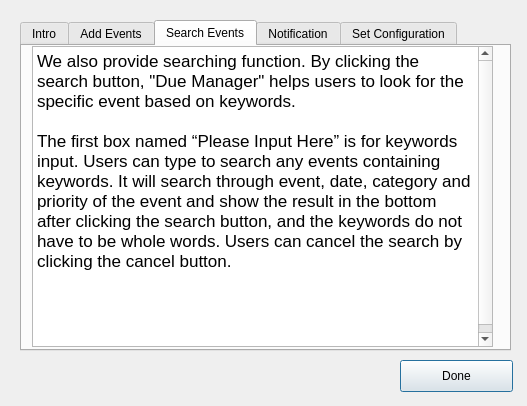
<?xml version="1.0" encoding="UTF-8"?>
<ui version="4.0">
 <class>intro</class>
 <widget class="QDialog" name="intro">
  <property name="geometry">
   <rect>
    <x>0</x>
    <y>0</y>
    <width>527</width>
    <height>406</height>
   </rect>
  </property>
  <property name="windowTitle">
   <string>Dialog</string>
  </property>
  <widget class="QPushButton" name="Done">
   <property name="geometry">
    <rect>
     <x>400</x>
     <y>360</y>
     <width>113</width>
     <height>32</height>
    </rect>
   </property>
   <property name="text">
    <string>Done</string>
   </property>
  </widget>
  <widget class="QTabWidget" name="tabWidget">
   <property name="geometry">
    <rect>
     <x>20</x>
     <y>20</y>
     <width>491</width>
     <height>331</height>
    </rect>
   </property>
   <property name="currentIndex">
    <number>2</number>
   </property>
   <widget class="QWidget" name="introduction">
    <attribute name="title">
     <string>Intro</string>
    </attribute>
    <widget class="QTextBrowser" name="textBrowser">
     <property name="geometry">
      <rect>
       <x>10</x>
       <y>0</y>
       <width>461</width>
       <height>251</height>
      </rect>
     </property>
     <property name="html">
      <string>&lt;!DOCTYPE HTML PUBLIC &quot;-//W3C//DTD HTML 4.0//EN&quot; &quot;http://www.w3.org/TR/REC-html40/strict.dtd&quot;&gt;
&lt;html&gt;&lt;head&gt;&lt;meta name=&quot;qrichtext&quot; content=&quot;1&quot; /&gt;&lt;style type=&quot;text/css&quot;&gt;
p, li { white-space: pre-wrap; }
&lt;/style&gt;&lt;/head&gt;&lt;body style=&quot; font-family:'.Helvetica Neue DeskInterface'; font-size:13pt; font-weight:400; font-style:normal;&quot;&gt;
&lt;p style=&quot; margin-top:0px; margin-bottom:0px; margin-left:0px; margin-right:0px; -qt-block-indent:0; text-indent:0px;&quot;&gt;&lt;span style=&quot; font-family:'.Lucida Grande UI';&quot;&gt;Welcome to Due Manager!&lt;/span&gt;&lt;/p&gt;
&lt;p style=&quot;-qt-paragraph-type:empty; margin-top:0px; margin-bottom:0px; margin-left:0px; margin-right:0px; -qt-block-indent:0; text-indent:0px; font-family:'.Lucida Grande UI';&quot;&gt;&lt;br /&gt;&lt;/p&gt;
&lt;p style=&quot; margin-top:0px; margin-bottom:0px; margin-left:0px; margin-right:0px; -qt-block-indent:0; text-indent:0px;&quot;&gt;&lt;span style=&quot; font-family:'.Lucida Grande UI';&quot;&gt;&amp;quot;Due Manager&amp;quot;(Mobile+) is a PC software to help people manage their time scientifically and keep &amp;quot;due&amp;quot; in mind. The core functions of Due Manager are Adding events, Search events, Notification and Calendar Customization. &lt;/span&gt;&lt;/p&gt;
&lt;p style=&quot;-qt-paragraph-type:empty; margin-top:0px; margin-bottom:0px; margin-left:0px; margin-right:0px; -qt-block-indent:0; text-indent:0px; font-family:'.Lucida Grande UI';&quot;&gt;&lt;br /&gt;&lt;/p&gt;
&lt;p style=&quot; margin-top:0px; margin-bottom:0px; margin-left:0px; margin-right:0px; -qt-block-indent:0; text-indent:0px;&quot;&gt;&lt;span style=&quot; font-family:'.Lucida Grande UI';&quot;&gt;&amp;quot;Due manager&amp;quot; fully considers users' habits, like when adding events, pressing enter has the same effect with clicking save button and it will ask users before they delete an event.&lt;/span&gt;&lt;/p&gt;
&lt;p style=&quot;-qt-paragraph-type:empty; margin-top:0px; margin-bottom:0px; margin-left:0px; margin-right:0px; -qt-block-indent:0; text-indent:0px; font-family:'.Lucida Grande UI';&quot;&gt;&lt;br /&gt;&lt;/p&gt;
&lt;p style=&quot; margin-top:0px; margin-bottom:0px; margin-left:0px; margin-right:0px; -qt-block-indent:0; text-indent:0px;&quot;&gt;&lt;img src=&quot;:/myimage/intro1.png&quot; /&gt;&lt;/p&gt;&lt;/body&gt;&lt;/html&gt;</string>
     </property>
    </widget>
   </widget>
   <widget class="QWidget" name="Add">
    <attribute name="title">
     <string>Add Events</string>
    </attribute>
    <widget class="QTextBrowser" name="textBrowser_2">
     <property name="geometry">
      <rect>
       <x>10</x>
       <y>1</y>
       <width>461</width>
       <height>311</height>
      </rect>
     </property>
     <property name="html">
      <string>&lt;!DOCTYPE HTML PUBLIC &quot;-//W3C//DTD HTML 4.0//EN&quot; &quot;http://www.w3.org/TR/REC-html40/strict.dtd&quot;&gt;
&lt;html&gt;&lt;head&gt;&lt;meta name=&quot;qrichtext&quot; content=&quot;1&quot; /&gt;&lt;style type=&quot;text/css&quot;&gt;
p, li { white-space: pre-wrap; }
&lt;/style&gt;&lt;/head&gt;&lt;body style=&quot; font-family:'.Helvetica Neue DeskInterface'; font-size:13pt; font-weight:400; font-style:normal;&quot;&gt;
&lt;p style=&quot; margin-top:0px; margin-bottom:0px; margin-left:0px; margin-right:0px; -qt-block-indent:0; text-indent:0px;&quot;&gt;&lt;span style=&quot; font-family:'Helvetica';&quot;&gt;We provide two options to add events. One is clicking the add button at the&lt;/span&gt;&lt;/p&gt;
&lt;p style=&quot; margin-top:0px; margin-bottom:0px; margin-left:0px; margin-right:0px; -qt-block-indent:0; text-indent:0px;&quot;&gt;&lt;span style=&quot; font-family:'Helvetica';&quot;&gt;bottom-right corner. The other one is double clicking any specific date on the calendar. Both options will generate a event-adding window shown as below. You might notice by clicking the date on calendar, customers don't have to choose dates for notification, it will automatically be set to the clicked date. &lt;/span&gt;&lt;/p&gt;
&lt;p style=&quot;-qt-paragraph-type:empty; margin-top:0px; margin-bottom:0px; margin-left:0px; margin-right:0px; -qt-block-indent:0; text-indent:0px; font-family:'Helvetica';&quot;&gt;&lt;br /&gt;&lt;/p&gt;
&lt;p style=&quot; margin-top:0px; margin-bottom:0px; margin-left:0px; margin-right:0px; -qt-block-indent:0; text-indent:0px;&quot;&gt;&lt;img src=&quot;:/myimage/intro2.png&quot; /&gt;&lt;/p&gt;&lt;/body&gt;&lt;/html&gt;</string>
     </property>
    </widget>
   </widget>
   <widget class="QWidget" name="Search">
    <attribute name="title">
     <string>Search Events</string>
    </attribute>
    <widget class="QTextBrowser" name="textBrowser_3">
     <property name="geometry">
      <rect>
       <x>10</x>
       <y>0</y>
       <width>461</width>
       <height>301</height>
      </rect>
     </property>
     <property name="html">
      <string>&lt;!DOCTYPE HTML PUBLIC &quot;-//W3C//DTD HTML 4.0//EN&quot; &quot;http://www.w3.org/TR/REC-html40/strict.dtd&quot;&gt;
&lt;html&gt;&lt;head&gt;&lt;meta name=&quot;qrichtext&quot; content=&quot;1&quot; /&gt;&lt;style type=&quot;text/css&quot;&gt;
p, li { white-space: pre-wrap; }
&lt;/style&gt;&lt;/head&gt;&lt;body style=&quot; font-family:'.Helvetica Neue DeskInterface'; font-size:13pt; font-weight:400; font-style:normal;&quot;&gt;
&lt;p style=&quot; margin-top:0px; margin-bottom:0px; margin-left:0px; margin-right:0px; -qt-block-indent:0; text-indent:0px;&quot;&gt;&lt;span style=&quot; font-family:'Helvetica';&quot;&gt;We also provide searching function. By clicking the search button, &amp;quot;Due Manager&amp;quot; helps users to look for the specific event based on keywords.&lt;/span&gt;&lt;span style=&quot; font-family:'.Lucida Grande UI';&quot;&gt; &lt;/span&gt;&lt;/p&gt;
&lt;p style=&quot;-qt-paragraph-type:empty; margin-top:0px; margin-bottom:0px; margin-left:0px; margin-right:0px; -qt-block-indent:0; text-indent:0px; font-family:'.Lucida Grande UI';&quot;&gt;&lt;br /&gt;&lt;/p&gt;
&lt;p style=&quot; margin-top:0px; margin-bottom:0px; margin-left:0px; margin-right:0px; -qt-block-indent:0; text-indent:0px;&quot;&gt;&lt;span style=&quot; font-family:'Helvetica';&quot;&gt;The first box named “Please Input Here” is for keywords input. Users can type to search any events containing keywords. It will search through event, date, category and priority of the event and show the result in the bottom after clicking the search button, and the keywords do not have to be whole words. Users can cancel the search by clicking the cancel button.&lt;/span&gt;&lt;/p&gt;
&lt;p style=&quot;-qt-paragraph-type:empty; margin-top:0px; margin-bottom:0px; margin-left:0px; margin-right:0px; -qt-block-indent:0; text-indent:0px; font-family:'Helvetica';&quot;&gt;&lt;br /&gt;&lt;/p&gt;
&lt;p style=&quot; margin-top:0px; margin-bottom:0px; margin-left:0px; margin-right:0px; -qt-block-indent:0; text-indent:0px;&quot;&gt;&lt;img src=&quot;:/myimage/intro3.png&quot; /&gt;&lt;/p&gt;
&lt;p style=&quot;-qt-paragraph-type:empty; margin-top:0px; margin-bottom:0px; margin-left:0px; margin-right:0px; -qt-block-indent:0; text-indent:0px; font-family:'.Lucida Grande UI';&quot;&gt;&lt;br /&gt;&lt;/p&gt;
&lt;p style=&quot;-qt-paragraph-type:empty; margin-top:0px; margin-bottom:0px; margin-left:0px; margin-right:0px; -qt-block-indent:0; text-indent:0px; font-family:'.Lucida Grande UI';&quot;&gt;&lt;br /&gt;&lt;/p&gt;&lt;/body&gt;&lt;/html&gt;</string>
     </property>
    </widget>
   </widget>
   <widget class="QWidget" name="Noti">
    <attribute name="title">
     <string>Notification</string>
    </attribute>
    <widget class="QTextBrowser" name="textBrowser_4">
     <property name="geometry">
      <rect>
       <x>10</x>
       <y>1</y>
       <width>461</width>
       <height>301</height>
      </rect>
     </property>
     <property name="html">
      <string>&lt;!DOCTYPE HTML PUBLIC &quot;-//W3C//DTD HTML 4.0//EN&quot; &quot;http://www.w3.org/TR/REC-html40/strict.dtd&quot;&gt;
&lt;html&gt;&lt;head&gt;&lt;meta name=&quot;qrichtext&quot; content=&quot;1&quot; /&gt;&lt;style type=&quot;text/css&quot;&gt;
p, li { white-space: pre-wrap; }
&lt;/style&gt;&lt;/head&gt;&lt;body style=&quot; font-family:'.Helvetica Neue DeskInterface'; font-size:13pt; font-weight:400; font-style:normal;&quot;&gt;
&lt;p style=&quot; margin-top:0px; margin-bottom:0px; margin-left:0px; margin-right:0px; -qt-block-indent:0; text-indent:0px;&quot;&gt;&lt;span style=&quot; font-family:'Helvetica';&quot;&gt;&amp;quot;Due Manager&amp;quot; chooses a friendly notification mechanism that every time users open and close the software, &amp;quot;Due Manager&amp;quot; will give them a short notification about how many urgent events are coming and remind users to hurry up. Users can decide how many days in advance they want to be notified, and our software will show the key information on time.&lt;/span&gt;&lt;/p&gt;
&lt;p style=&quot;-qt-paragraph-type:empty; margin-top:0px; margin-bottom:0px; margin-left:0px; margin-right:0px; -qt-block-indent:0; text-indent:0px; font-family:'Helvetica';&quot;&gt;&lt;br /&gt;&lt;/p&gt;
&lt;p style=&quot; margin-top:0px; margin-bottom:0px; margin-left:0px; margin-right:0px; -qt-block-indent:0; text-indent:0px;&quot;&gt;&lt;img src=&quot;:/myimage/intro4.png&quot; /&gt;&lt;/p&gt;&lt;/body&gt;&lt;/html&gt;</string>
     </property>
    </widget>
   </widget>
   <widget class="QWidget" name="Config">
    <attribute name="title">
     <string>Set Configuration</string>
    </attribute>
    <widget class="QTextBrowser" name="textBrowser_5">
     <property name="geometry">
      <rect>
       <x>10</x>
       <y>0</y>
       <width>461</width>
       <height>301</height>
      </rect>
     </property>
     <property name="html">
      <string>&lt;!DOCTYPE HTML PUBLIC &quot;-//W3C//DTD HTML 4.0//EN&quot; &quot;http://www.w3.org/TR/REC-html40/strict.dtd&quot;&gt;
&lt;html&gt;&lt;head&gt;&lt;meta name=&quot;qrichtext&quot; content=&quot;1&quot; /&gt;&lt;style type=&quot;text/css&quot;&gt;
p, li { white-space: pre-wrap; }
&lt;/style&gt;&lt;/head&gt;&lt;body style=&quot; font-family:'.Helvetica Neue DeskInterface'; font-size:13pt; font-weight:400; font-style:normal;&quot;&gt;
&lt;p style=&quot; margin-top:0px; margin-bottom:0px; margin-left:0px; margin-right:0px; -qt-block-indent:0; text-indent:0px;&quot;&gt;&lt;span style=&quot; font-family:'Helvetica';&quot;&gt;The configuration function allows users to customize the look of calendar and notification time. When users change the configuration,  all they need to do is to click the &amp;quot;OK&amp;quot; button to affirm or to click &amp;quot;Cancel&amp;quot; to cancel them. We also let users view the events completely by double clicking the events in &lt;/span&gt;&lt;span style=&quot; font-family:'Helvetica'; font-style:italic;&quot;&gt;DueList&lt;/span&gt;&lt;span style=&quot; font-family:'Helvetica';&quot;&gt; and &lt;/span&gt;&lt;span style=&quot; font-family:'Helvetica'; font-style:italic;&quot;&gt;Search Result. &lt;/span&gt;&lt;span style=&quot; font-family:'Helvetica';&quot;&gt;After doing that, a complete version of event will pop out. Of course users can also pull the scroll bar below to view the event completely. For your information, current date is always highlighted!&lt;/span&gt;&lt;/p&gt;
&lt;p style=&quot;-qt-paragraph-type:empty; margin-top:0px; margin-bottom:0px; margin-left:0px; margin-right:0px; -qt-block-indent:0; text-indent:0px; font-family:'Helvetica';&quot;&gt;&lt;br /&gt;&lt;/p&gt;
&lt;p style=&quot; margin-top:0px; margin-bottom:0px; margin-left:0px; margin-right:0px; -qt-block-indent:0; text-indent:0px;&quot;&gt;&lt;img src=&quot;:/myimage/intro5.png&quot; /&gt;&lt;/p&gt;&lt;/body&gt;&lt;/html&gt;</string>
     </property>
    </widget>
   </widget>
  </widget>
 </widget>
 <resources/>
 <connections/>
</ui>
